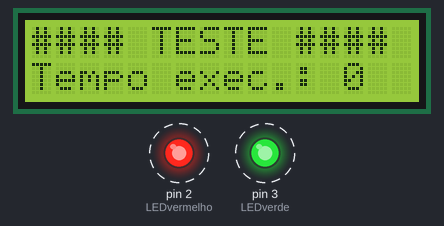
Simulated run of this sketch. Board: Arduino Uno, built with avr-gcc and run on an emulated ATmega328P. Shown: 16×2 character LCD, output pins drawn as LEDs (lit = HIGH). Dashed ring = blinking. Random numbers use the default seed unless the sketch sets one.

Above: at 0.87 s.
At 15.66 s:
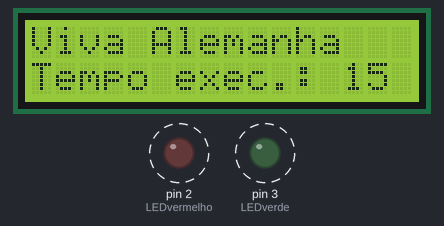
At 27.91 s:
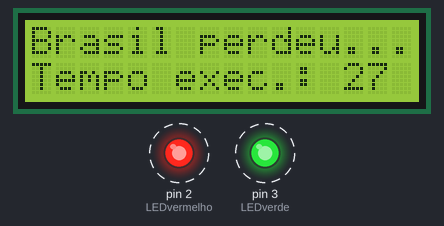
At 39.88 s:
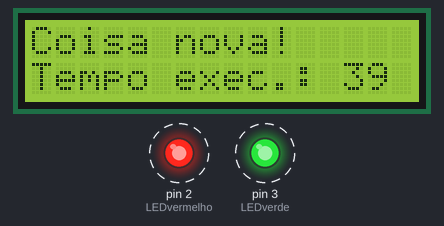
Timing chart, 0 to 40.0 s (numbered marks = the images above):
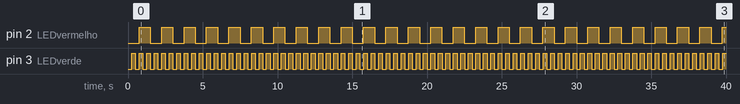

Measured:
- by itself, pin 2 (LEDvermelho): alternates HIGH for 0.75 s and LOW for 0.75 s
- by itself, pin 3 (LEDverde): alternates HIGH for 0.25 s and LOW for 0.25 s
- what the display in image 0 shows lasts 0.9 s, from 0.2 s to 1.1 s
- what the display in image 1 shows lasts 0.7 s, from 15.1 s to 15.8 s
- what the display in image 2 shows lasts 1.0 s, from 27.1 s to 28.1 s

The sketch:

teste_millis_LCD.ino
```cpp
/********************************* Exemplo de multi tarefas genérico utilizando a função nativa do arduino -> millis() Código by João Vitor http://arduinolegal.blogspot.com *********************************/
#include <LiquidCrystal.h>

LiquidCrystal LCD(13, 12, 11, 10, 9, 8); //================================ //===== LEDS =====================
const byte LEDverde = 3;
const byte LEDvermelho = 2; //================================ //===== Intervalos================
const unsigned long LEDverdeInterval = 250;
const unsigned long LEDvermelhoInterval = 750;
const unsigned long LCDInterval = 150;
const unsigned long LCDrandomInterval = 1750; //================================ //===== Timers ===================
unsigned long LEDverdeTimer;
unsigned long LEDvermelhoTimer;
unsigned long LCDTimer;
unsigned long LCDrandomTimer; //================================ //===== Outras variáveis =========
int Rnd = 0; //================================ //===== Setup ====================

void setup() {
  pinMode(LEDverde, OUTPUT);
  pinMode(LEDvermelho, OUTPUT);
  LEDverdeTimer = millis();
  LEDvermelhoTimer = millis();
  LCDTimer = millis();
  LCDrandomTimer = millis();
  LCD.begin(16, 2);
  LCD.setCursor(0, 0);
  LCD.print("#### TESTE ####"); } //================================ //===== Aleatório ================
  void Aleatorio() {
    Rnd = random(0, 6);
    LCD.setCursor(0, 0);
    LCD.clear();
    char* palavras[] = { "Nova frase", "Coisa nova!", "Viva Alemanha", "Brasil perdeu...", "by Joao Vitor", "Lorem ipsum", };
    LCD.print(palavras[Rnd]); //tempo que foi chamado
    LCDrandomTimer = millis(); } //================================ //===== LEDverdePisca ============
    void LEDverdePisca() {

      if (digitalRead(LEDverde) == LOW) {
        digitalWrite(LEDverde, HIGH); }
        else { digitalWrite(LEDverde, LOW); } //tempo que foi chamado
        LEDverdeTimer = millis(); }//LEDverdePisca //================================ //===== LEDvermelhoPisca =========
        void LEDvermelhoPisca() {
          if (digitalRead(LEDvermelho) == LOW) {
digitalWrite(LEDvermelho, HIGH); }
else { digitalWrite(LEDvermelho, LOW); } //tempo que foi chamado
LEDvermelhoTimer = millis(); }//LEDvermelhoPisca //================================ //===== LCDControle ==============
void LCDControle() {
  LCD.setCursor(0, 1);
  LCD.print("Tempo exec.: ");
  LCD.print( millis() / 1000 ); //tempo que foi chamado
  LCDTimer = millis(); }//LCDControle //================================ //===== Loop =====================
  void loop() { // LEDverdePisca
    if ((millis() - LEDverdeTimer) >= LEDverdeInterval) { LEDverdePisca(); }//fim LEDverdePisca // LEDvermelhoPisca
    if ((millis() - LEDvermelhoTimer) >= LEDvermelhoInterval) { LEDvermelhoPisca(); }//fim LEDvermelhoPisca // LCDControle
    if ((millis() - LCDTimer) >= LCDInterval) { LCDControle(); } //fim LCDControle // Aleatorio
    if ((millis() - LCDrandomTimer) >= LCDrandomInterval) { Aleatorio(); } //fim Aleatorio


  }
```
